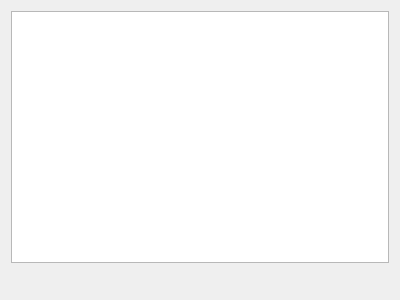
<?xml version="1.0" encoding="UTF-8"?>
<ui version="4.0">
 <class>Basket</class>
 <widget class="QDialog" name="Basket">
  <property name="geometry">
   <rect>
    <x>0</x>
    <y>0</y>
    <width>400</width>
    <height>300</height>
   </rect>
  </property>
  <property name="windowTitle">
   <string>Dialog</string>
  </property>
  <layout class="QGridLayout" name="gridLayout">
   <item row="0" column="0" colspan="4">
    <widget class="QListView" name="listView"/>
   </item>
   <item row="1" column="3">
    <spacer name="horizontalSpacer_2">
     <property name="orientation">
      <enum>Qt::Horizontal</enum>
     </property>
     <property name="sizeHint" stdset="0">
      <size>
       <width>40</width>
       <height>20</height>
      </size>
     </property>
    </spacer>
   </item>
   <item row="1" column="0">
    <spacer name="horizontalSpacer">
     <property name="orientation">
      <enum>Qt::Horizontal</enum>
     </property>
     <property name="sizeHint" stdset="0">
      <size>
       <width>40</width>
       <height>20</height>
      </size>
     </property>
    </spacer>
   </item>
   <item row="1" column="1">
    <widget class="QLabel" name="labelFullPrice">
     <property name="text">
      <string/>
     </property>
    </widget>
   </item>
  </layout>
 </widget>
 <resources/>
 <connections/>
</ui>
